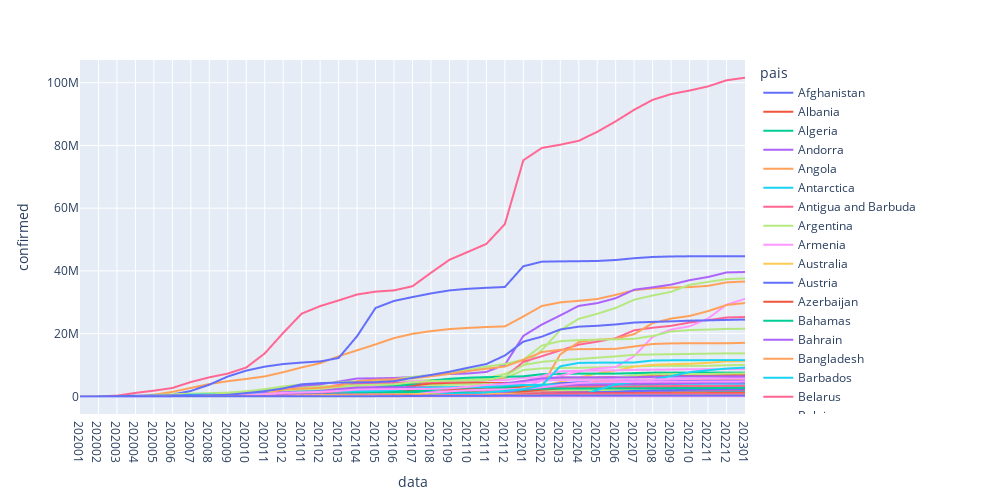

The notebook cell this image was saved under:
### Code cell
# plotando grafico de linhas com os valores acumulados por pais
fig = px.line(novo_df, x="data", y="confirmed", color='pais', width=1000, height=500)
fig.show()
